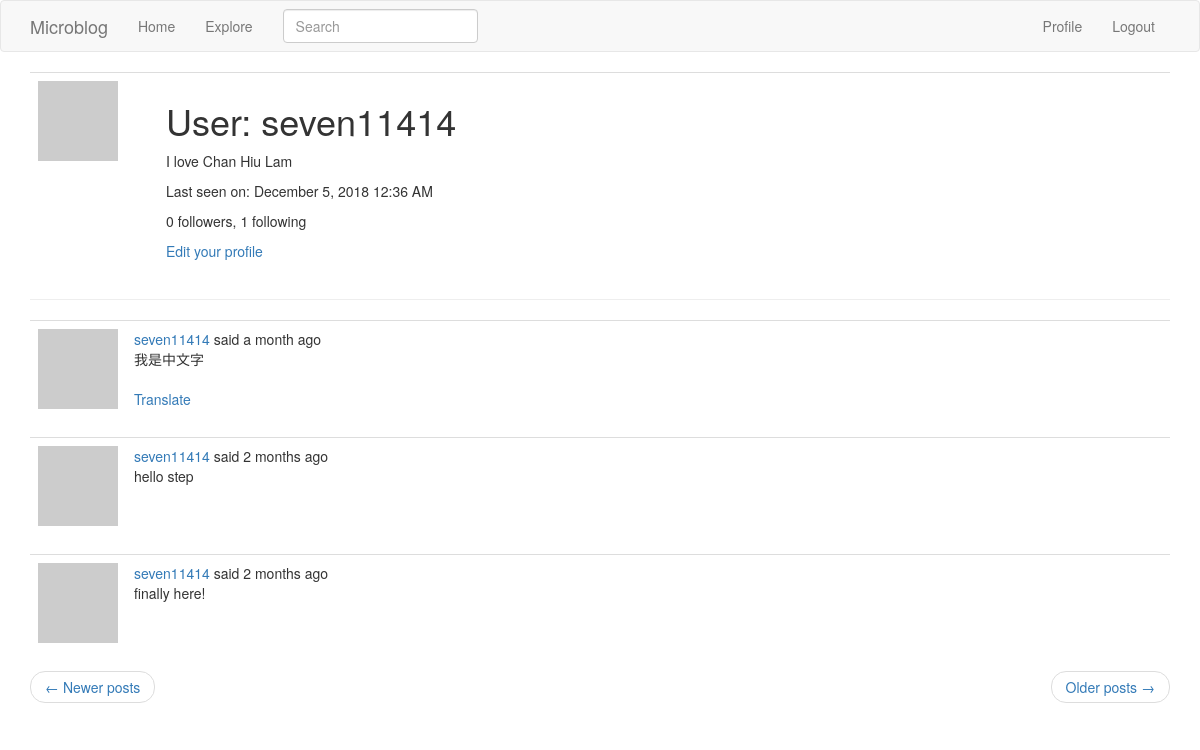
The page /user/seven11414 (signed in) on the database as committed earlier.
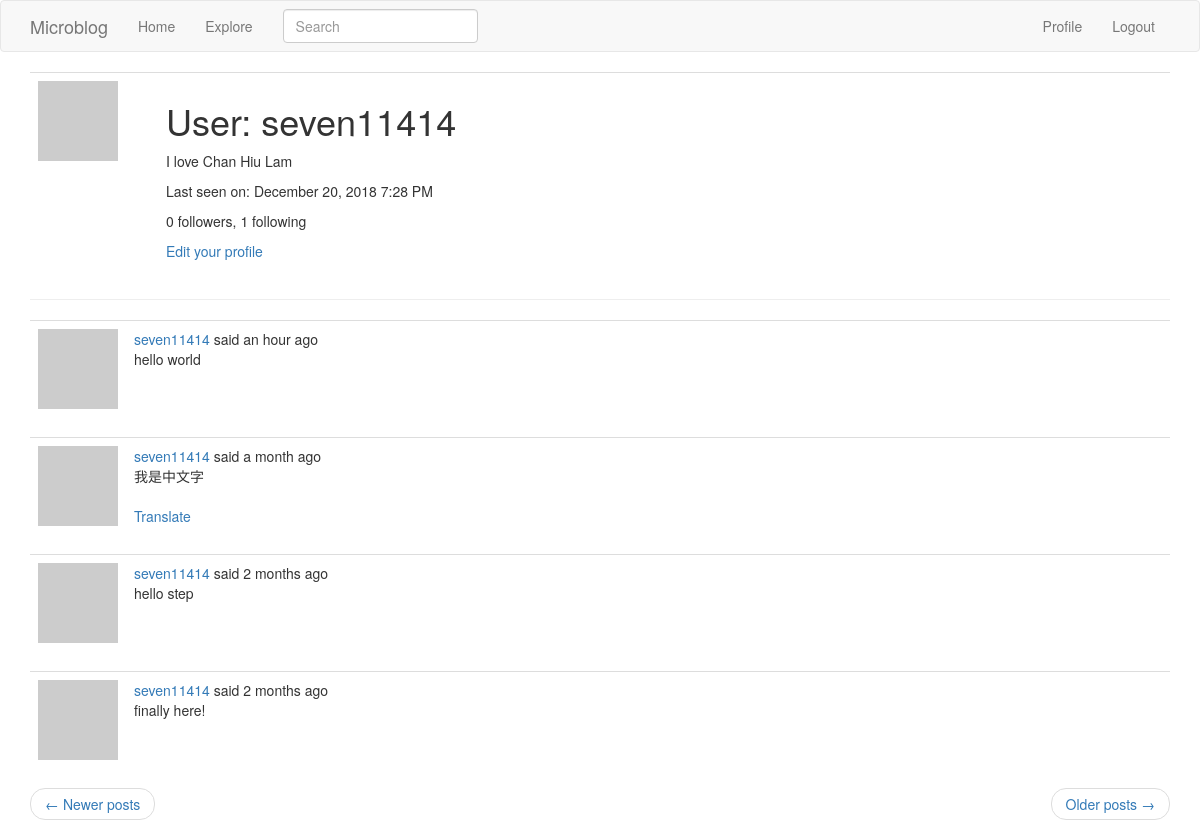
The same page on the database as committed later.
### app/models.py (models this page shows, shortened)
class User(UserMixin, db.Model):
    id = db.Column(db.Integer, primary_key=True)
    username = db.Column(db.String(64), index=True, unique=True)
    email = db.Column(db.String(120), index=True, unique=True)
    password_hash = db.Column(db.String(128))
    posts = db.relationship('Post', backref='author', lazy='dynamic')
    about_me = db.Column(db.String(140))
    last_seen = db.Column(db.DateTime, default=datetime.utcnow)
    followed = db.relationship(
        'User', secondary=followers,
        primaryjoin=(followers.c.follower_id == id),
        secondaryjoin=(followers.c.followed_id == id),
        backref=db.backref('followers', lazy='dynamic'), lazy='dynamic')
    def avatar(self, size):
        digest = md5(self.email.lower().encode('utf-8')).hexdigest()
        return 'https://www.gravatar.com/avatar/{}?d=identicon&s={}'.format(digest, size)

class SearchableMixin(object):
    @classmethod
    def before_commit(cls, session):
        session._changes = {
            'add': list(session.new),
            'update': list(session.dirty),
            'delete': list(session.deleted)
        }
    @classmethod
    def after_commit(cls, session):
        for obj in session._changes['add']:
            if isinstance(obj, SearchableMixin):
                add_to_index(obj.__tablename__, obj)
        for obj in session._changes['update']:
            if isinstance(obj, SearchableMixin):
                add_to_index(obj.__tablename__, obj)
        for obj in session._changes['delete']:
            if isinstance(obj, SearchableMixin):
                remove_from_index(obj.__tablename__, obj)
        session._changes = None

class Post(SearchableMixin, db.Model):
    __searchable__ = ['body']
    id = db.Column(db.Integer, primary_key=True)
    body = db.Column(db.String(140))
    timestamp = db.Column(db.DateTime, index=True, default=datetime.utcnow)
    user_id = db.Column(db.Integer, db.ForeignKey('user.id'))
    language = db.Column(db.String(5))

### app/main/routes.py (the view)
@bp.route('/user/<username>')
@login_required
def user(username):
    user = User.query.filter_by(username=username).first_or_404()
    page = request.args.get('page', 1, type=int)
    posts = user.posts.order_by(Post.timestamp.desc()).paginate(
        page, current_app.config['POSTS_PER_PAGE'], False)
    next_url = url_for('main.user', username=user.username, page=posts.next_num) \
        if posts.has_next else None
    prev_url = url_for('main.user', username=user.username, page=posts.prev_num) \
        if posts.has_prev else None
    return render_template('user.html', user=user, posts=posts.items, next_url=next_url, prev_url=prev_url)

### app/main/forms.py
class SearchForm(FlaskForm):
    q = StringField(_l('Search'), validators=[DataRequired()])
    def __init__(self, *args, **kwargs):
        if 'formdata' not in kwargs:
            kwargs['formdata'] = request.args
        if 'csrf_enabled' not in kwargs:
            kwargs['csrf_enabled'] = False
        super(SearchForm, self).__init__(*args, **kwargs)

### app/main/routes.py (called while the page is built)
@bp.before_app_request
def before_request():
    if current_user.is_authenticated:
        current_user.last_seen = datetime.utcnow()
        db.session.commit()
        g.search_form = SearchForm()
    g.locale = 'zh-tw' if str(get_locale()).startswith('zh') else str(get_locale())

### app/models.py (called while the page is built)
@login.user_loader
def load_user(id):
    return User.query.get(int(id))

### app/templates/user.html
{% extends "base.html" %}
{% block app_content %}
    <table class="table table-hover">
        <tr>
            <td width="128px"><img src="{{ user.avatar(128) }}"></td>
            <td>
                <h1>{{ _('User') }}: {{ user.username }}</h1>
                {% if user.about_me %}<p>{{ user.about_me }}</p>{% endif %}
                {% if user.last_seen %}
                <p>{{ _('Last seen on') }}: {{ moment(user.last_seen).format('LLL') }}</p>
                {% endif %}
                <p>{{ user.followers.count() }} {{ _('followers') }}, {{ user.followed.count() }} {{ _('following') }}</p>
                {% if user == current_user %}
                <p><a href="{{ url_for('main.edit_profile') }}">{{ _('Edit your profile') }}</a></p>
                {% elif not current_user.is_following(user) %}
                <p><a href="{{ url_for('main.follow', username=user.username) }}">{{ _('Follow') }}</a></p>
                {% else %}
                <p><a href="{{ url_for('main.unfollow', username=user.username) }}">{{ _('Unfollow') }}</a></p>
                {% endif %}
        </tr>
    </table>
    <hr>
    {% for post in posts %}
        {% include '_post.html' %}
    {% endfor %}
    <nav aria-label="...">
        <ul class="pager">
            <li class="previous{% if not prev_url %} diabled{% endif %}">
                <a href="{{ prev_url or '#' }}">
                    <span aria-hidden="true">&larr;</span> {{ _('Newer posts') }}
                </a>
            </li>
            <li class="next{% if not next_url %} diabled{% endif %}">
                <a href="{{ next_url or '#' }}">
                    {{ _('Older posts') }} <span aria-hidden="true">&rarr;</span>
                </a>
            </li>
        </ul>
    </nav>
{% endblock %}

### app/templates/_post.html (shortened to what this page needs)
<table class="table table-hover">
    <tr>
        <td width="70px">
            <a href="{{ url_for('main.user', username=post.author.username) }}">
                <img src="{{ post.author.avatar(70) }}">
            </a>
        </td>
        <td>
            {{ _('%(username)s said %(when)s',
                username=user_link, when=moment(post.timestamp).fromNow()) }}
            <br>
            <span id="post{{ post.id }}">{{ post.body }}</span>
            {% if post.language and post.language != g.locale %}
            <br><br>
            <span id="translation{{ post.id }}">
                <a href="javascript:translate(
                    '#post{{ post.id }}',
                    '#translation{{ post.id }}',
                    '{{ post.language }}',
                    '{{ g.locale }}');">{{ _('Translate') }}</a>
            </span>
            {% endif %}
        </td>
    </tr>
</table>

Rows that differ between the two databases and show on the page:
changed User "seven11414": last_seen "December 5, 2018 12:36 AM" → "December 20, 2018 7:28 PM"
added Post: body "hello world"
